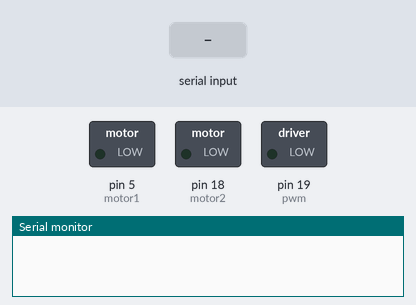
This sketch was run on a simulated Arduino Uno, built with avr-gcc and run on an emulated ATmega328P. Shown: switched loads named in the sketch (green lamp = pin HIGH), the last lines printed to the serial monitor. Inputs (shaded band) come from the test bench.

Above: at 1.2 s.
1.3 s: "1\n" received over Serial
At 3.3 s:
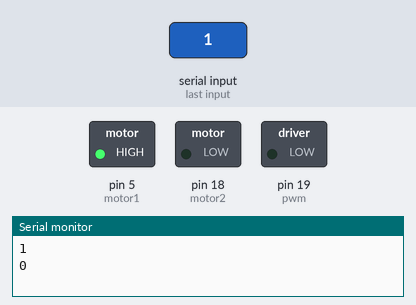
Timing chart, 0 to 4.8 s (numbered marks = the images above; inputs shaded):
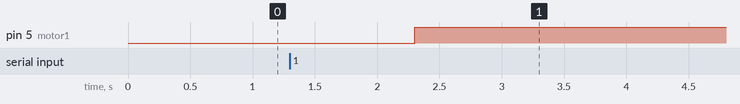

Measured:
- after the input at 1.3 s, pin 5 (motor1): LOW → HIGH after 1.0 s

The sketch:

sketch_aug12a.ino
```cpp
#define motor1 5
#define motor2 18
#define pwm 19
void setup() {
  // put your setup code here, to run once:
  Serial.begin(115200);
  pinMode(motor1, OUTPUT);
  pinMode(motor2, OUTPUT);
  pinMode(pwm, OUTPUT);

}

void loop() {
  // put your main code here, to run repeatedly:
  int velocidade = 0;
  int modo= -1;

  while(Serial.available()==0){
    //esperar
  }
  modo = Serial.parseInt();
  velocidade = Serial.parseInt();
  if(modo==0){
    digitalWrite(motor1, LOW);
    digitalWrite(motor2, LOW);
    analogWrite(pwm, velocidade);
    }

  if(modo==1){
    digitalWrite(motor1, HIGH);
    digitalWrite(motor2, LOW);
    analogWrite(pwm, velocidade);
    }
  if(modo==2){
    digitalWrite(motor1, LOW);
    digitalWrite(motor2, HIGH);
    analogWrite(pwm, velocidade);
  }

  Serial.println(modo);
  Serial.println(velocidade);
  delay(5000);
}
```
